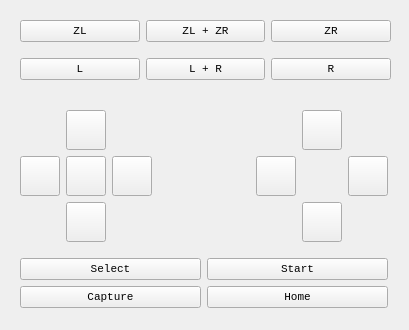
<?xml version="1.0" encoding="UTF-8"?>
<ui version="4.0">
 <class>ManualControl</class>
 <widget class="QWidget" name="ManualControl">
  <property name="geometry">
   <rect>
    <x>0</x>
    <y>0</y>
    <width>409</width>
    <height>330</height>
   </rect>
  </property>
  <property name="font">
   <font>
    <family>Consolas</family>
   </font>
  </property>
  <property name="contextMenuPolicy">
   <enum>Qt::DefaultContextMenu</enum>
  </property>
  <property name="windowTitle">
   <string>Manual Control</string>
  </property>
  <widget class="QWidget" name="layoutWidget">
   <property name="geometry">
    <rect>
     <x>20</x>
     <y>100</y>
     <width>368</width>
     <height>218</height>
    </rect>
   </property>
   <property name="font">
    <font>
     <family>Consolas</family>
     <pointsize>8</pointsize>
    </font>
   </property>
   <layout class="QGridLayout" name="gridLayout_4">
    <item row="0" column="0">
     <layout class="QGridLayout" name="gridLayout_2">
      <item row="0" column="1">
       <widget class="QPushButton" name="buttonUp">
        <property name="minimumSize">
         <size>
          <width>40</width>
          <height>40</height>
         </size>
        </property>
        <property name="maximumSize">
         <size>
          <width>40</width>
          <height>40</height>
         </size>
        </property>
        <property name="font">
         <font>
          <family>Consolas</family>
          <pointsize>8</pointsize>
         </font>
        </property>
        <property name="statusTip">
         <string>Up</string>
        </property>
        <property name="text">
         <string/>
        </property>
        <property name="icon">
         <iconset resource="Icons.qrc">
          <normaloff>:/icons/Switch-Control-Up.png</normaloff>:/icons/Switch-Control-Up.png</iconset>
        </property>
        <property name="iconSize">
         <size>
          <width>40</width>
          <height>40</height>
         </size>
        </property>
        <property name="shortcut">
         <string>Up</string>
        </property>
       </widget>
      </item>
      <item row="2" column="1">
       <widget class="QPushButton" name="buttonDown">
        <property name="minimumSize">
         <size>
          <width>40</width>
          <height>40</height>
         </size>
        </property>
        <property name="maximumSize">
         <size>
          <width>40</width>
          <height>40</height>
         </size>
        </property>
        <property name="font">
         <font>
          <family>Consolas</family>
          <pointsize>8</pointsize>
         </font>
        </property>
        <property name="statusTip">
         <string>Down</string>
        </property>
        <property name="text">
         <string/>
        </property>
        <property name="icon">
         <iconset resource="Icons.qrc">
          <normaloff>:/icons/Switch-Control-Down.png</normaloff>:/icons/Switch-Control-Down.png</iconset>
        </property>
        <property name="iconSize">
         <size>
          <width>40</width>
          <height>40</height>
         </size>
        </property>
        <property name="shortcut">
         <string>Down</string>
        </property>
       </widget>
      </item>
      <item row="1" column="0">
       <widget class="QPushButton" name="buttonLeft">
        <property name="minimumSize">
         <size>
          <width>40</width>
          <height>40</height>
         </size>
        </property>
        <property name="maximumSize">
         <size>
          <width>40</width>
          <height>40</height>
         </size>
        </property>
        <property name="font">
         <font>
          <family>Consolas</family>
          <pointsize>8</pointsize>
         </font>
        </property>
        <property name="statusTip">
         <string>Left</string>
        </property>
        <property name="text">
         <string/>
        </property>
        <property name="icon">
         <iconset resource="Icons.qrc">
          <normaloff>:/icons/Switch-Control-Left.png</normaloff>:/icons/Switch-Control-Left.png</iconset>
        </property>
        <property name="iconSize">
         <size>
          <width>40</width>
          <height>40</height>
         </size>
        </property>
        <property name="shortcut">
         <string>Left</string>
        </property>
       </widget>
      </item>
      <item row="1" column="2">
       <widget class="QPushButton" name="buttonRight">
        <property name="minimumSize">
         <size>
          <width>40</width>
          <height>40</height>
         </size>
        </property>
        <property name="maximumSize">
         <size>
          <width>40</width>
          <height>40</height>
         </size>
        </property>
        <property name="font">
         <font>
          <family>Consolas</family>
          <pointsize>8</pointsize>
         </font>
        </property>
        <property name="statusTip">
         <string>Right</string>
        </property>
        <property name="text">
         <string/>
        </property>
        <property name="icon">
         <iconset resource="Icons.qrc">
          <normaloff>:/icons/Switch-Control-Right.png</normaloff>:/icons/Switch-Control-Right.png</iconset>
        </property>
        <property name="iconSize">
         <size>
          <width>40</width>
          <height>40</height>
         </size>
        </property>
        <property name="shortcut">
         <string>Right</string>
        </property>
       </widget>
      </item>
      <item row="1" column="1">
       <widget class="QPushButton" name="buttonCLK">
        <property name="minimumSize">
         <size>
          <width>40</width>
          <height>40</height>
         </size>
        </property>
        <property name="maximumSize">
         <size>
          <width>40</width>
          <height>40</height>
         </size>
        </property>
        <property name="font">
         <font>
          <family>Consolas</family>
          <pointsize>8</pointsize>
         </font>
        </property>
        <property name="text">
         <string/>
        </property>
        <property name="icon">
         <iconset resource="Icons.qrc">
          <normaloff>:/icons/Switch-Control-Press.png</normaloff>:/icons/Switch-Control-Press.png</iconset>
        </property>
        <property name="iconSize">
         <size>
          <width>40</width>
          <height>40</height>
         </size>
        </property>
       </widget>
      </item>
     </layout>
    </item>
    <item row="0" column="1">
     <spacer name="horizontalSpacer">
      <property name="font">
       <font>
        <family>Consolas</family>
        <pointsize>8</pointsize>
       </font>
      </property>
      <property name="orientation">
       <enum>Qt::Horizontal</enum>
      </property>
      <property name="sizeHint" stdset="0">
       <size>
        <width>40</width>
        <height>20</height>
       </size>
      </property>
     </spacer>
    </item>
    <item row="0" column="2">
     <layout class="QGridLayout" name="gridLayout">
      <item row="0" column="1">
       <widget class="QPushButton" name="buttonX">
        <property name="minimumSize">
         <size>
          <width>40</width>
          <height>40</height>
         </size>
        </property>
        <property name="maximumSize">
         <size>
          <width>40</width>
          <height>40</height>
         </size>
        </property>
        <property name="font">
         <font>
          <family>Consolas</family>
          <pointsize>8</pointsize>
         </font>
        </property>
        <property name="statusTip">
         <string>X</string>
        </property>
        <property name="text">
         <string/>
        </property>
        <property name="icon">
         <iconset resource="Icons.qrc">
          <normaloff>:/icons/Switch-Button-Top.png</normaloff>:/icons/Switch-Button-Top.png</iconset>
        </property>
        <property name="iconSize">
         <size>
          <width>40</width>
          <height>40</height>
         </size>
        </property>
        <property name="shortcut">
         <string>S</string>
        </property>
       </widget>
      </item>
      <item row="1" column="0">
       <widget class="QPushButton" name="buttonY">
        <property name="minimumSize">
         <size>
          <width>40</width>
          <height>40</height>
         </size>
        </property>
        <property name="maximumSize">
         <size>
          <width>40</width>
          <height>40</height>
         </size>
        </property>
        <property name="font">
         <font>
          <family>Consolas</family>
          <pointsize>8</pointsize>
         </font>
        </property>
        <property name="statusTip">
         <string>Y</string>
        </property>
        <property name="text">
         <string/>
        </property>
        <property name="icon">
         <iconset resource="Icons.qrc">
          <normaloff>:/icons/Switch-Button-Left.png</normaloff>:/icons/Switch-Button-Left.png</iconset>
        </property>
        <property name="iconSize">
         <size>
          <width>40</width>
          <height>40</height>
         </size>
        </property>
        <property name="shortcut">
         <string>A</string>
        </property>
       </widget>
      </item>
      <item row="1" column="2">
       <widget class="QPushButton" name="buttonA">
        <property name="minimumSize">
         <size>
          <width>40</width>
          <height>40</height>
         </size>
        </property>
        <property name="maximumSize">
         <size>
          <width>40</width>
          <height>40</height>
         </size>
        </property>
        <property name="font">
         <font>
          <family>Consolas</family>
          <pointsize>8</pointsize>
         </font>
        </property>
        <property name="statusTip">
         <string>A</string>
        </property>
        <property name="text">
         <string/>
        </property>
        <property name="icon">
         <iconset resource="Icons.qrc">
          <normaloff>:/icons/Switch-Button-Right.png</normaloff>:/icons/Switch-Button-Right.png</iconset>
        </property>
        <property name="iconSize">
         <size>
          <width>40</width>
          <height>40</height>
         </size>
        </property>
        <property name="shortcut">
         <string>Z</string>
        </property>
       </widget>
      </item>
      <item row="2" column="1">
       <widget class="QPushButton" name="buttonB">
        <property name="minimumSize">
         <size>
          <width>40</width>
          <height>40</height>
         </size>
        </property>
        <property name="maximumSize">
         <size>
          <width>40</width>
          <height>40</height>
         </size>
        </property>
        <property name="font">
         <font>
          <family>Consolas</family>
          <pointsize>8</pointsize>
         </font>
        </property>
        <property name="statusTip">
         <string>B</string>
        </property>
        <property name="text">
         <string/>
        </property>
        <property name="icon">
         <iconset resource="Icons.qrc">
          <normaloff>:/icons/Switch-Button-Bottom.png</normaloff>:/icons/Switch-Button-Bottom.png</iconset>
        </property>
        <property name="iconSize">
         <size>
          <width>40</width>
          <height>40</height>
         </size>
        </property>
        <property name="shortcut">
         <string>X</string>
        </property>
       </widget>
      </item>
     </layout>
    </item>
    <item row="1" column="0" colspan="3">
     <layout class="QGridLayout" name="gridLayout_3">
      <item row="0" column="0">
       <widget class="QPushButton" name="buttonSelect">
        <property name="font">
         <font>
          <family>Consolas</family>
          <pointsize>8</pointsize>
         </font>
        </property>
        <property name="statusTip">
         <string>Select</string>
        </property>
        <property name="text">
         <string>Select</string>
        </property>
       </widget>
      </item>
      <item row="0" column="1">
       <widget class="QPushButton" name="buttonStart">
        <property name="font">
         <font>
          <family>Consolas</family>
          <pointsize>8</pointsize>
         </font>
        </property>
        <property name="statusTip">
         <string>Start</string>
        </property>
        <property name="text">
         <string>Start</string>
        </property>
       </widget>
      </item>
      <item row="1" column="0">
       <widget class="QPushButton" name="buttonCapture">
        <property name="font">
         <font>
          <family>Consolas</family>
          <pointsize>8</pointsize>
         </font>
        </property>
        <property name="statusTip">
         <string>Capture</string>
        </property>
        <property name="text">
         <string>Capture</string>
        </property>
       </widget>
      </item>
      <item row="1" column="1">
       <widget class="QPushButton" name="buttonHome">
        <property name="font">
         <font>
          <family>Consolas</family>
          <pointsize>8</pointsize>
         </font>
        </property>
        <property name="statusTip">
         <string>Home</string>
        </property>
        <property name="text">
         <string>Home</string>
        </property>
       </widget>
      </item>
     </layout>
    </item>
   </layout>
  </widget>
  <widget class="QWidget" name="verticalLayoutWidget">
   <property name="geometry">
    <rect>
     <x>20</x>
     <y>10</y>
     <width>371</width>
     <height>80</height>
    </rect>
   </property>
   <layout class="QVBoxLayout" name="verticalLayout">
    <item>
     <layout class="QHBoxLayout" name="horizontalLayout_2">
      <item>
       <widget class="QPushButton" name="buttonZL">
        <property name="font">
         <font>
          <family>Consolas</family>
          <pointsize>8</pointsize>
         </font>
        </property>
        <property name="text">
         <string>ZL</string>
        </property>
        <property name="iconSize">
         <size>
          <width>40</width>
          <height>40</height>
         </size>
        </property>
       </widget>
      </item>
      <item>
       <widget class="QPushButton" name="buttonZLZR">
        <property name="font">
         <font>
          <family>Consolas</family>
          <pointsize>8</pointsize>
         </font>
        </property>
        <property name="text">
         <string>ZL + ZR</string>
        </property>
       </widget>
      </item>
      <item>
       <widget class="QPushButton" name="buttonZR">
        <property name="font">
         <font>
          <family>Consolas</family>
          <pointsize>8</pointsize>
         </font>
        </property>
        <property name="text">
         <string>ZR</string>
        </property>
       </widget>
      </item>
     </layout>
    </item>
    <item>
     <layout class="QHBoxLayout" name="horizontalLayout">
      <item>
       <widget class="QPushButton" name="buttonL">
        <property name="font">
         <font>
          <family>Consolas</family>
          <pointsize>8</pointsize>
         </font>
        </property>
        <property name="text">
         <string>L</string>
        </property>
        <property name="iconSize">
         <size>
          <width>40</width>
          <height>40</height>
         </size>
        </property>
       </widget>
      </item>
      <item>
       <widget class="QPushButton" name="buttonLR">
        <property name="font">
         <font>
          <family>Consolas</family>
          <pointsize>8</pointsize>
         </font>
        </property>
        <property name="text">
         <string>L + R</string>
        </property>
       </widget>
      </item>
      <item>
       <widget class="QPushButton" name="buttonR">
        <property name="font">
         <font>
          <family>Consolas</family>
          <pointsize>8</pointsize>
         </font>
        </property>
        <property name="text">
         <string>R</string>
        </property>
       </widget>
      </item>
     </layout>
    </item>
   </layout>
  </widget>
 </widget>
 <resources>
  <include location="Icons.qrc"/>
 </resources>
 <connections/>
</ui>
